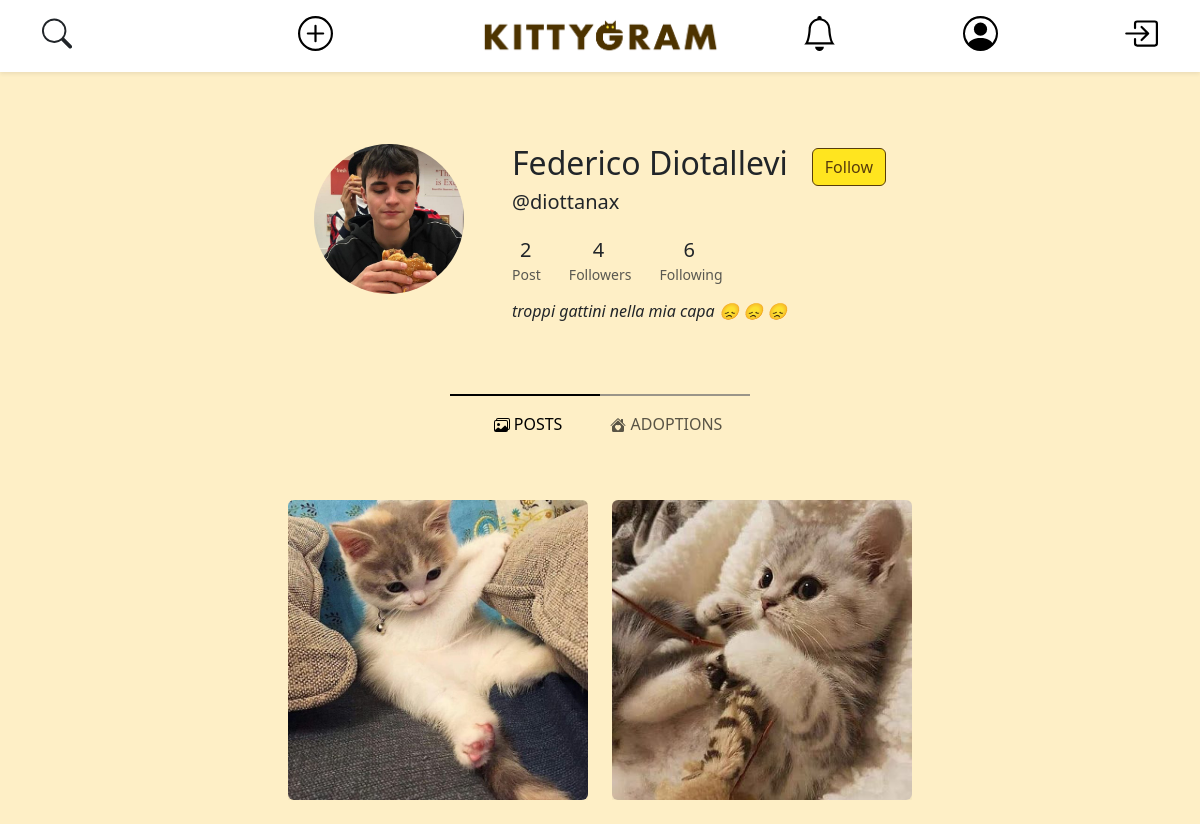
Page /open-profile.php?username=diottanax on the committed database.
### tables this page shows
CREATE TABLE IF NOT EXISTS ACCOUNT (
    user_id INT AUTO_INCREMENT PRIMARY KEY,
    username VARCHAR(25) NOT NULL UNIQUE,
    email VARCHAR(319) NOT NULL UNIQUE,
    password VARCHAR(512) NOT NULL,  
    salt VARCHAR(512) NOT NULL,
    first_name VARCHAR(25) NOT NULL,
    last_name VARCHAR(25) NOT NULL,
    user_bio VARCHAR(255) NOT NULL DEFAULT " ",
    profile_pic_id INT DEFAULT 1,
    city_id INT
);

CREATE TABLE IF NOT EXISTS MEDIA (
    media_id INT AUTO_INCREMENT PRIMARY KEY,
    file_name VARCHAR(255) NOT NULL,
    post_id INT
);

### db-config.php (called while the page is built, shortened)
<?php
$dbname = "kittygram";
require_once("db/database.php");
$dbh = new DatabaseHelper($dbname);

### db/database.php (called while the page is built, shortened)
<?php
class DatabaseHelper
{
    private $db;
    public function __construct($dbname, $servername = "localhost", $username = "root", $password = "", $port = 3306)
    {
        $this->db = new mysqli($servername, $username, $password, $dbname, $port);
    }
    public function getIdFromUsername($username)
    {
        $stmt = $this->db->prepare("SELECT user_id FROM account WHERE account.username = ? LIMIT 1");
        $stmt->bind_param("s", $username);
        $stmt->execute();
        $result = $stmt->get_result()->fetch_all(MYSQLI_ASSOC)[0];
        return count($result) > 0 ? $result['user_id'] : 0;
    }
    public function getAccountFromUsername($username)
    {
        $query = "SELECT user_id as id, username, file_name as pic, first_name, last_name, user_bio, email FROM account
                    LEFT JOIN media ON account.profile_pic_id = media.media_id
                    WHERE account.username = ?
                    LIMIT 1;";
        $stmt = $this->db->prepare($query);
        $stmt->bind_param("s", $username);
        $stmt->execute();
        $result = $stmt->get_result();
        return $result->fetch_all(MYSQLI_ASSOC)[0];
    }
    public function isUsernameTaken($username)
    {
        $query = "SELECT * FROM ACCOUNT WHERE username = ?";
        $lowerUsername = strtolower($username);
        $stmt = $this->db->prepare($query);
        $stmt->bind_param("s", $lowerUsername);
        $stmt->execute();
        $result = $stmt->get_result();
        if ($result && $result->num_rows > 0) {
            return true;
        } else {
            return false;
        }
    }
    function getMediasByPostId($post_id)
    {
        $query = "SELECT file_name FROM MEDIA WHERE post_id = ?";
        $stmt = $this->db->prepare($query);
        $stmt->bind_param("i", $post_id);
        $stmt->execute();
        $result = $stmt->get_result();
        $files = [];
        while ($row = $result->fetch_assoc()) {
            $files[] = $row['file_name'];
        }
        return $files;
    }
    public function getFollowedAccount($user_id)
    {
        $query = "SELECT username, file_name
                    FROM account LEFT JOIN follow ON account.user_id = follow.followed
                    LEFT JOIN media ON account.profile_pic_id = media.media_id
                    WHERE follow.follower = ?;";
        $stmt = $this->db->prepare($query);
        $stmt->bind_param("i", $user_id);
        $stmt->execute();
        $result = $stmt->get_result();
        return $result->fetch_all(MYSQLI_ASSOC);
    }
    public function getFollowersAccount($user_id)
    {
        $query = "SELECT username, file_name
                    FROM account LEFT JOIN follow ON account.user_id = follow.follower
                    LEFT JOIN media ON account.profile_pic_id = media.media_id
                    WHERE follow.followed = ?;";
        $stmt = $this->db->prepare($query);
        $stmt->bind_param("i", $user_id);
        $stmt->execute();
        $result = $stmt->get_result();
        return $result->fetch_all(MYSQLI_ASSOC);
    }
    public function getNumPostFromId($user_id)
    {
        $stmt = $this->db->prepare("SELECT COUNT(*) AS num_posts FROM POST WHERE user_id = ?");
        $stmt->bind_param('i', $user_id);
        $stmt->execute();
        $stmt->bind_result($numPost);
        return $numPost;
    }
    public function getUserPosts($idOrUsername)
    {
        $query = "SELECT post.post_id,
                     CASE
                        WHEN adoption.post_id IS NOT NULL THEN 1
                        ELSE 0
                     END AS is_adoption
              FROM post
              LEFT JOIN account ON post.user_id = account.user_id
              LEFT JOIN adoption ON post.post_id = adoption.post_id
              WHERE account.username = ?
                 OR account.user_id = ?
              ORDER BY post.post_id DESC";
        $stmt = $this->db->prepare($query);
        $stmt->bind_param("si", $idOrUsername, $idOrUsername);
        $stmt->execute();
        $result = $stmt->get_result()->fetch_all(MYSQLI_ASSOC);
        $userPosts = array('posts' => array(), 'adoptions' => array());
        foreach ($result as &$post) {
            $post['media'] = $this->getMediasByPostId($post['post_id']);
            if ($post['is_adoption']) {
                $userPosts['adoptions'][] = $post;
            } else {
                $userPosts['posts'][] = $post;
            }
        }
        return $userPosts;
    }
    public function isFollowing($follower, $followed)
    {
        $follower_id = $this->getIdFromUsername($follower);
        $followed_id = $this->getIdFromUsername($followed);
        if (isset($follower_id, $followed_id)) {
            $query = "SELECT * FROM follow WHERE follow.follower = ? AND follow.followed = ? LIMIT 1;";
            $stmt = $this->db->prepare($query);
            $stmt->bind_param("ii", $follower_id, $followed_id);
            $stmt->execute();
            $stmt->store_result();
            return $stmt->num_rows();
        }
        return 0;
    }
}

### open-profile.php (the view, shortened to what this page needs)
<?php
require_once ("db-config.php");
if (isset($_GET['username']) && $dbh->isUsernameTaken($_GET['username'])): ?>
  <!DOCTYPE html>
  <html lang="en">
  <head>
    <link rel="stylesheet" href="./css/style.css" />
    <link href="https://cdn.jsdelivr.net/npm/bootstrap@5.3.3/dist/css/bootstrap.min.css" rel="stylesheet"
 />
    <?php
    $accountResult = $dbh->getAccountFromUsername($_GET['username']);
    $posts = $dbh->getUserPosts($_GET['username']);
    $followers = $dbh->getFollowersAccount($accountResult['id']);
    $following = $dbh->getFollowedAccount($accountResult['id']);
    ?>
  </head>
  <body>
    <?php require_once ("./components/navbar.php") ?>
    <div id="followersModalContainer"> <?php echo require_once ("./modals/followers-modal.php") ?></div>
    <div id="followingModalContainer"> <?php echo require_once ("./modals/following-modal.php") ?> </div>
    <div class="container d-flex justify-content-center mt-5 py-5">
      <img src="./img/<?php echo $accountResult['pic']; ?>" class="rounded-circle" alt="profile-pic" width="150"
        height="150" />
      <ul class="ms-5">
        <li class="list-group-item d-flex justify-content-between align-items-center" id="name-last-name">
          <h2><?php echo $accountResult['first_name'] . " " . $accountResult['last_name']; ?></h2>
          <?php if ($accountResult['username'] == $_SESSION['username']): ?>
            <button type="button" class="btn btn-light ms-4" id="user-settings-button" name="user-settings-button">
              Edit Profile
            </button>
          <?php else: ?>
            <?php
            $isFollowing = $dbh->isFollowing($_SESSION['username'], $accountResult['username']);
            $buttonDesignClass = $isFollowing ? "btn-light" : "btn-primary";
            $buttonText = $isFollowing ? "Following" : "Follow";
            ?>
            <button id="followButton" type="button" class="btn ms-4 btn-light <?php echo $buttonDesignClass ?>"
              followed="<?php echo htmlspecialchars($accountResult['username']); ?>"
              follower="<?php echo htmlspecialchars($_SESSION['username']); ?>">
              <?php echo $buttonText ?>
            </button>
          <?php endif; ?>
        </li>
        <li class="list-group-item">
          <h5>@<?php echo $accountResult['username'] ?></h5>
        </li>
        <li class="list-inline-item mt-3 me-4">
          <h5 class="font-weight-bold mb-0 d-block ms-2 ">
            <?php echo $dbh->getNumPostFromId($accountResult['id']) ?>
          </h5>
          <small class="text-muted"> <i class="fas fa-image mr-1"></i>Post</small>
        </li>
        <li class="list-inline-item me-4">
          <h5 class="font-weight-bold mb-0 d-block ms-4" data-bs-toggle="modal" data-bs-target="#followersModal" role="button">
            <?php echo count($followers) ?>
          </h5>
          <small class="text-muted">
            <i class="fas fa-user mr-1"></i>Followers</small>
        </li>
        <li class="list-inline-item">
          <h5 class="font-weight-bold mb-0 d-block ms-4" data-bs-toggle="modal" data-bs-target="#followingModal" role="button">
            <?php echo count($following) ?>
          </h5>
          <small class="text-muted">
            <i class="fas fa-user mr-1"></i>Following</small>
        </li>
        <li class="list-group-item mt-3">
          <h6>
            <em><?php echo nl2br(wordwrap($accountResult['user_bio'], 50, "\n", true)); ?></em>
          </h6>
        </li>
      </ul>
    </div>
    <?php
    $current_route = isset($_GET['route']) && ($_GET['route'] == 'posts' || $_GET['route'] == 'adoptions') ? $_GET['route'] : 'posts';
    ?>
    <div class=" container-fluid justify-content-center ">
      <div class="active-indicator-container">
        <div class="active-indicator">
          <div class="half-bar half-bar-left <?php echo $current_route == 'posts' ? 'active' : 'inactive'; ?>">
          </div>
          <div class="half-bar half-bar-right <?php echo $current_route == 'adoptions' ? 'active' : 'inactive'; ?>">
          </div>
        </div>
      </div>
    </div>
    <nav class="navbar navbar-expand">
      <div class="container-fluid">
        <div class="collapse navbar-collapse justify-content-center" id="navbarNavAltMarkup">
          <div class="navbar-nav mx-auto">
            <a class="nav-link mx-3 <?php echo $current_route == 'posts' ? 'active' : ''; ?>" aria-current="page"
              href="open-profile.php?username=<?php echo $accountResult['username'] ?>">
               POSTS</a>
            <a class="nav-link mx-3 <?php echo $current_route == 'adoptions' ? 'active' : ''; ?>"
              href="open-profile.php?username=<?php echo $accountResult['username'] ?>&route=adoptions">
               ADOPTIONS</a>
          </div>
        </div>
      </div>
    </nav>
    <?php
    if ($current_route === 'adoptions') {
      $postToShow = $posts['adoptions'];
    } else if ($current_route === 'posts') {
      $postToShow = $posts['posts'];
    }
    ?>
    <div class=" mt-5 container text-center justify-content-center" id="userPostsContainer">
      <?php if (count($postToShow) > 0): ?>
        <div class="row row-cols-auto justify-content-center">
          <?php foreach ($postToShow as $post): ?>
            <div class="col">
              <a href="open-post.php?post_id=<?php echo $post['post_id'] ?>">
                <div class="post-image-container-profile mb-4"> <img src="./img/<?php echo $post['media'][0] ?>"
                    class="img-fluid rounded shadow-sm" alt="" /></div>
              </a>
            </div>
          <?php endforeach; ?>
        </div>
      <?php else: ?>
        <p>No kittens here yet 😿</p>
      <?php endif; ?>
    </div>
  </body>
  </html>
<?php else:
  header('Location: ./index.php');
endif;

### css/style.css (style rules this page uses)
:root { --primary-color: #573c0c; --secondary-color: #ffe51f; --bg-color: #feefc6 !important; --btn-primary-color: #ffe51f; --btn-secondary-color: #feefc6; }
body, header, .card, nav { background-color: var(--bg-color) !important; }
ul { list-style-type: none; padding: 0; }
.btn-primary { background-color: var(--secondary-color) !important; border-color: var(--primary-color) !important; color: var(--primary-color) !important; }
.active-indicator { display: flex !important; height: 2px !important; width: 50% !important; max-width: 300px !important; }
.active-indicator-container { display: flex !important; justify-content: center !important; }
.active-indicator .half-bar { flex: 1 !important; }
.half-bar-left.active, .half-bar-right.active { background-color: #000 !important; }
.half-bar-left.inactive, .half-bar-right.inactive { background-color: #9a9589 !important; }
.post-image-container-profile { width: 300px !important; height: 300px !important; overflow: hidden !important; display: flex !important; justify-content: center !important; align-items: center !important; }
.post-image-container-profile img { min-width: 250px; min-height: 250px; object-fit: cover; width: 100%; height: 100%; }

### rows in the picture
account: profile_pic.file_name (picture), first_name "Federico", last_name "Diotallevi", username "diottanax", user_bio "troppi gattini nella mia capa 😞 😞 😞"

### other values in the picture
$buttonText "Follow"
$dbh->getNumPostFromId($accountResult['id']) "2"
count($followers) "4"
count($following) "6"
